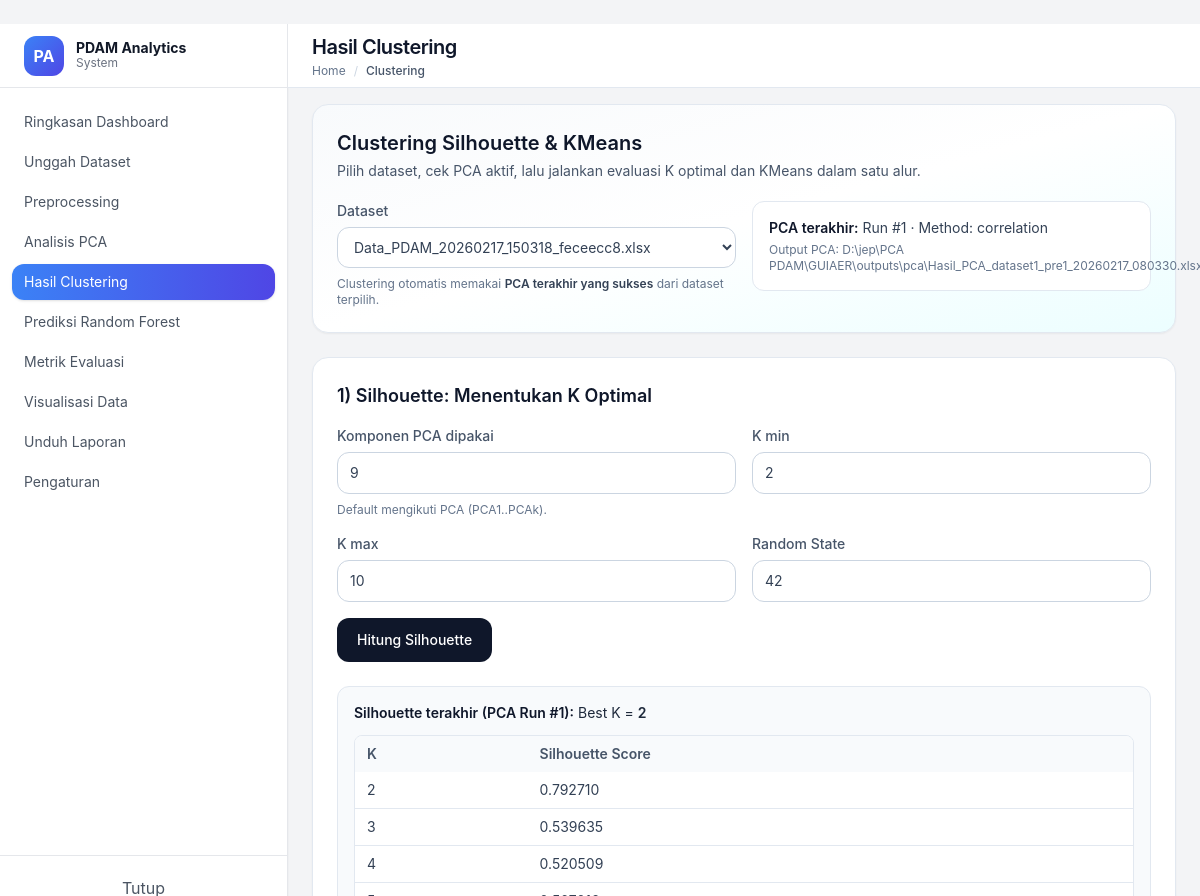
The app's page /clustering/?dataset_id=1 with its own data.
### models/pipeline_models.py (models this page shows)
class PCARun(db.Model):
    __tablename__ = "pca_runs"
    id = db.Column(db.Integer, primary_key=True)
    preprocess_run_id = db.Column(db.Integer, db.ForeignKey("preprocess_runs.id"), nullable=False, index=True)
    method = db.Column(db.String(20), default="correlation")  # correlation/covariance
    n_components_total = db.Column(db.Integer, default=9)
    selected_components = db.Column(db.JSON, nullable=True)   # misal [1,2,3,4]
    eigenvalues = db.Column(db.JSON, nullable=True)
    explained_variance = db.Column(db.JSON, nullable=True)
    cumulative_variance = db.Column(db.JSON, nullable=True)
    output_path = db.Column(db.String(500), nullable=True)
    created_at = db.Column(db.DateTime, default=datetime.utcnow)
    status = db.Column(db.String(20), default="success")
    error_message = db.Column(db.Text, nullable=True)
    silhouette_runs = db.relationship(
        "SilhouetteRun", backref="pca_run", lazy=True, cascade="all, delete-orphan"
    )
    kmeans_runs = db.relationship(
        "KMeansRun", backref="pca_run", lazy=True, cascade="all, delete-orphan"
    )

class SilhouetteRun(db.Model):
    __tablename__ = "silhouette_runs"
    id = db.Column(db.Integer, primary_key=True)
    pca_run_id = db.Column(db.Integer, db.ForeignKey("pca_runs.id"), nullable=False, index=True)
    k_min = db.Column(db.Integer, default=2)
    k_max = db.Column(db.Integer, default=10)
    scores_by_k = db.Column(db.JSON, nullable=False)
    best_k = db.Column(db.Integer, nullable=True)
    created_at = db.Column(db.DateTime, default=datetime.utcnow)
    status = db.Column(db.String(20), default="success")
    error_message = db.Column(db.Text, nullable=True)

### controllers/clustering_controller.py (the view, shortened to what this page needs)
@clustering_bp.route("/", methods=["GET", "POST"], strict_slashes=False)
def index():
    datasets = Dataset.query.order_by(Dataset.uploaded_at.desc()).all()
    selected_dataset_id = request.args.get("dataset_id", type=int)
    last_preprocess = None
    last_pca = None
    if selected_dataset_id:
        last_preprocess, last_pca = _get_last_success_pca_for_dataset(selected_dataset_id)
    silhouette_runs = (SilhouetteRun.query
                       .order_by(SilhouetteRun.created_at.desc())
                       .limit(20).all())
    kmeans_runs = (KMeansRun.query
                   .order_by(KMeansRun.created_at.desc())
                   .limit(20).all())
    last_silhouette_for_pca = None
    last_kmeans_for_pca = None
    if last_pca:
        last_silhouette_for_pca = (SilhouetteRun.query
                                   .filter_by(pca_run_id=last_pca.id, status="success")
                                   .order_by(SilhouetteRun.created_at.desc())
                                   .first())
        last_kmeans_for_pca = (KMeansRun.query
                               .filter_by(pca_run_id=last_pca.id, status="success")
                               .order_by(KMeansRun.created_at.desc())
                               .first())
    pca_points = None
    if last_kmeans_for_pca and last_kmeans_for_pca.output_path:
        try:
            allowed_dir = os.path.abspath(os.path.join(current_app.config["OUTPUT_FOLDER"], "clustering"))
            file_path = os.path.abspath(last_kmeans_for_pca.output_path)
            if file_path.startswith(allowed_dir) and os.path.exists(file_path):
                df_vis = pd.read_excel(file_path, sheet_name="Data+Cluster")
                if all(c in df_vis.columns for c in ["PCA1", "PCA2", "Cluster"]):
                    pca_points = df_vis[["PCA1", "PCA2", "Cluster"]].to_dict(orient="records")
        except Exception:
            pca_points = None
    return render_template(
        "pages/clustering.html",
        datasets=datasets,
        selected_dataset_id=selected_dataset_id,
        last_preprocess=last_preprocess,
        last_pca=last_pca,
        last_silhouette_for_pca=last_silhouette_for_pca,
        last_kmeans_for_pca=last_kmeans_for_pca,
        silhouette_runs=silhouette_runs,
        kmeans_runs=kmeans_runs,
        pca_points=pca_points  # NEW
    )

### controllers/clustering_controller.py (called while the page is built)
def _get_last_success_pca_for_dataset(dataset_id: int):
    last_pre = (PreprocessRun.query
                .filter_by(dataset_id=dataset_id, status="success")
                .order_by(PreprocessRun.created_at.desc())
                .first())
    if not last_pre:
        return None, None
    last_pca = (PCARun.query
                .filter_by(preprocess_run_id=last_pre.id, status="success")
                .order_by(PCARun.created_at.desc())
                .first())
    return last_pre, last_pca

### templates/pages/clustering.html (shortened to what this page needs)
﻿{% extends "layouts.html" %}
{% block content %}
{% set card_cls = "rounded-2xl border border-slate-200 bg-white shadow-sm p-6" %}
{% set input_cls = "w-full rounded-xl border border-slate-300 bg-white px-3 py-2.5 text-sm text-slate-700 outline-none transition focus:border-cyan-500 focus:ring-2 focus:ring-cyan-100" %}
{% set label_cls = "mb-1.5 block text-sm font-medium text-slate-600" %}
<div class="space-y-6">
    <section class="{{ card_cls }} bg-gradient-to-br from-slate-50 via-white to-cyan-50">
        <div class="mb-5 flex flex-wrap items-start justify-between gap-4">
            <div>
                <h2 class="text-xl font-semibold text-slate-900">Clustering Silhouette & KMeans</h2>
                <p class="mt-1 text-sm text-slate-600">Pilih dataset, cek PCA aktif, lalu jalankan evaluasi K optimal dan KMeans dalam satu alur.</p>
            </div>
        </div>
        <div class="grid grid-cols-1 gap-4 lg:grid-cols-2">
            <div>
                <label class="{{ label_cls }}">Dataset</label>
                <select class="{{ input_cls }}"
                        onchange="if(this.value){ window.location='{{ url_for('clustering.index') }}?dataset_id=' + this.value }">
                    {% for d in datasets %}
                    <option value="{{ d.id }}" {% if selected_dataset_id == d.id %}selected{% endif %}>
                        {{ d.filename }}
                    </option>
                    {% endfor %}
                </select>
                <p class="mt-2 text-xs text-slate-500">Clustering otomatis memakai <span class="font-semibold text-slate-700">PCA terakhir yang sukses</span> dari dataset terpilih.</p>
            </div>
            <div>
                {% if last_pca %}
                    <div class="rounded-xl border border-slate-200 bg-white p-4 text-sm text-slate-700">
                        <div><span class="font-semibold text-slate-900">PCA terakhir:</span> Run #{{ last_pca.id }} &middot; Method: {{ last_pca.method }}</div>
                        <div class="mt-1 text-xs text-slate-500">Output PCA: {{ last_pca.output_path }}</div>
                    </div>
                {% else %}
                    {% if selected_dataset_id %}
                    <div class="rounded-xl border border-rose-200 bg-rose-50 p-4 text-sm text-rose-700">
                        Dataset ini belum punya PCA sukses. Jalankan PCA dulu.
                    </div>
                    {% endif %}
                {% endif %}
            </div>
        </div>
    </section>
    {% if last_pca %}
    <section class="{{ card_cls }}">
        <div class="mb-4 flex items-center justify-between gap-3">
            <h2 class="text-lg font-semibold text-slate-900">1) Silhouette: Menentukan K Optimal</h2>
        </div>
        <form method="POST" action="{{ url_for('clustering.index', dataset_id=selected_dataset_id) }}" class="space-y-4">
            <div class="grid grid-cols-1 gap-4 md:grid-cols-2 xl:grid-cols-4">
                <div>
                    <label class="{{ label_cls }}">Komponen PCA dipakai</label>
                    <input type="number" name="components_count"
                           value="{% if last_pca.selected_components %}{{ last_pca.selected_components|length }}{% else %}4{% endif %}"
                           min="1"
                           class="{{ input_cls }}" />
                    <p class="mt-2 text-xs text-slate-500">Default mengikuti PCA (PCA1..PCAk).</p>
                </div>
                <div>
                    <label class="{{ label_cls }}">K min</label>
                    <input type="number" name="k_min" value="2" min="2" class="{{ input_cls }}" />
                </div>
                <div>
                    <label class="{{ label_cls }}">K max</label>
                    <input type="number" name="k_max" value="10" min="2" class="{{ input_cls }}" />
                </div>
                <div>
                    <label class="{{ label_cls }}">Random State</label>
                    <input type="number" name="random_state" value="42" class="{{ input_cls }}" />
                </div>
            </div>
            <button type="submit"
                    class="inline-flex items-center justify-center rounded-xl bg-slate-900 px-5 py-3 text-sm font-medium text-white transition hover:bg-slate-700">
                Hitung Silhouette
            </button>
        </form>
        {% if last_silhouette_for_pca %}
        <div class="mt-6 rounded-xl border border-slate-200 bg-slate-50 p-4">
            <div class="text-sm text-slate-800">
                <span class="font-semibold text-slate-900">Silhouette terakhir (PCA Run #{{ last_pca.id }}):</span>
                Best K = <span class="font-semibold">{{ last_silhouette_for_pca.best_k }}</span>
            </div>
            <div class="mt-3 overflow-x-auto rounded-lg border border-slate-200 bg-white">
                <table class="min-w-full text-sm">
                    <thead class="bg-slate-50 text-left text-slate-600">
                        <tr>
                            <th class="px-3 py-2 font-semibold">K</th>
                            <th class="px-3 py-2 font-semibold">Silhouette Score</th>
                        </tr>
                    </thead>
                    <tbody class="divide-y divide-slate-200 text-slate-700">
                        {% for item in last_silhouette_for_pca.scores_by_k %}
                        <tr>
                            <td class="px-3 py-2">{{ item.k }}</td>
                            <td class="px-3 py-2">{{ "%.6f"|format(item.score) }}</td>
                        </tr>
                        {% endfor %}
                    </tbody>
                </table>
            </div>
        </div>
        {% endif %}
    </section>
    {% endif %}
</div>
{% endblock %}

### templates/layouts.html (style rules this page uses)
body { font-family: 'Inter', sans-serif; }

### records on screen
PCARun: id "1", method "correlation", output_path "D:\\jep\\PCA…"
SilhouetteRun: best_k "2"

### other values on screen
{{ final_title }} "Hasil Clustering"
{{ route_group }} "Clustering"
{{ item.k }} "2" "3" "4"
{{ "%.6f"|format(item.score) }} "0.792710" "0.539635" "0.520509"
form field value "Data_PDAM_20260217_150318_feceecc8.xlsx"
